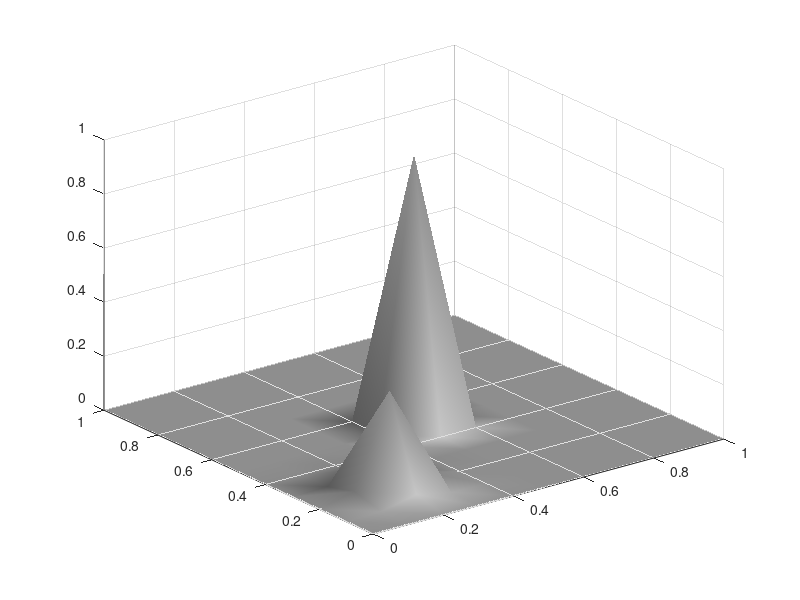
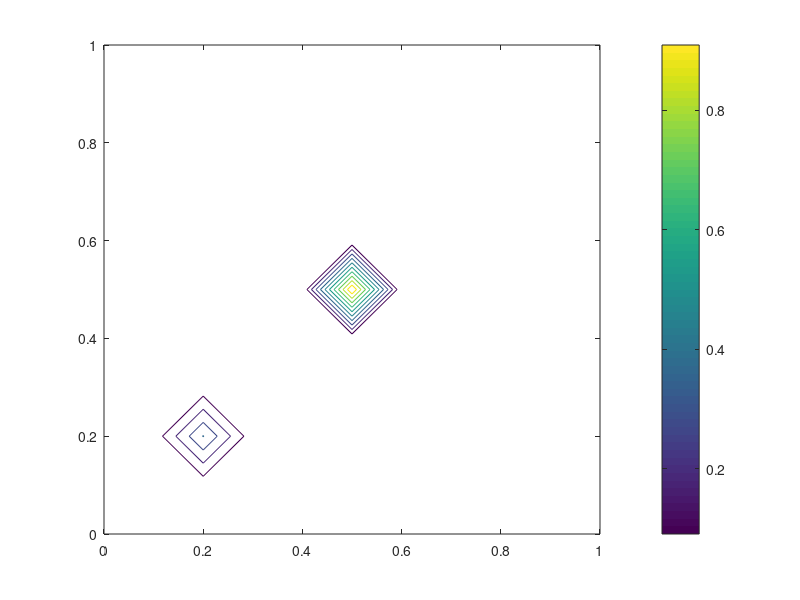

MATLAB code to generate these figures, in order:
%% Clear

clc
clear
%close all

%% Init

dimension = 2;

nGaussian = 2;

upper = 1;

lower = 0;

globalvalue = 1;

ratio = 0.9;


%% Generate rotation matrix

e=diag(ones(1,dimension));   % unit diagonal matrix

%%
rotation = cell(nGaussian);
for i=1:nGaussian
    
   rotation{i}=e;            % initial rotation matrix for each Gaussian
   
end

%%

for i=1:nGaussian            

  for j=1:dimension-1        % totally n(n-1)/2 rotation matrice
      
      for k=j+1:dimension
          
        r=e;
        
        alpha=rand*pi/2-pi/4;% random rotation angle [-pi/4,pi/4]
        
        r(j,j)=cos(alpha);
        r(j,k)=sin(alpha);
        r(k,j)=-sin(alpha);
        r(k,k)=cos(alpha);
    
        rotation{i}=rotation{i}*r;
    
     end
    
  end
  
end

%% Generate covariance matrix

variancerange=(upper-lower)/2000;   % this controls the range of variances

variance=rand(nGaussian,dimension)*variancerange;  % add 0.05 to avoid zero variance

variance = [0.0001; 0.001]

%%

for i=1:nGaussian

      covmatrix=diag(variance(i,:));
      covmatrix=rotation{i}'*covmatrix*rotation{i};
      covmatrix_inv{i}=inv(covmatrix);
      
end

%%

% Generate mean vectors randomly within [lower, upper]
meanvector=rand(nGaussian,dimension)*(upper-lower)+lower; 

meanvector = [0.5, 0.5; 0.2, 0.2]

% assign values to components
optimumvalue(1)=globalvalue;     % the first Gaussian is set to be the global optimum

% values of others are randomly generated within [0,globalvalue*ratio]
optimumvalue(2:nGaussian)=rand(1,nGaussian-1)*globalvalue*ratio;



%-----------------------------------------------------
%% plot

% upper,lower,N, what
N = 10;
what = 3;

inc=(upper-lower)/N;

x=lower:inc:upper;     %x coordinates
y=lower:inc:upper;     %y coordinates

d=length(y);

pos=zeros(d*d,2);      %(x,y)coordinates for all sampling points

%%

for i=1:d
    
    pos((i-1)*d+1:i*d,1)=x(i)*ones(d,1);
    
end

%%

pos(:,2)=repmat(y',d,1);


%--------------------------------------------
%%

nGaussian=size(meanvector,1);  % total number of components

[p,n]=size(pos);                 % p: number of individuals; n: dimensionality

tmp=zeros(nGaussian,p);


%% calculate the values generated by each component

for i=1:nGaussian              
    
    newx=pos-repmat(meanvector(i,:),p,1);
    
    z=(newx*covmatrix_inv{i}).*newx;
           
    tmp(i,:)=sum(z,2)';        
   
end

%%

% normalize
f=exp(-0.5*tmp/n);             % f is a nGaussian-by-p matrix

%%

optimumvalue


f=f.*repmat(optimumvalue',1,p);% multiply the peak value of each component

%%

components=f';                 % the value of each individual generated by each component

%%

fitnessvalue=max(f,[],1);      % choose the maximum values as the fitness values

%%

f = fitnessvalue;

%-------------------------------------

%%

z=vec2mat(f,d)';       %transform into a matrix

%%

if (what == 1 || what == 3)
    figure;
    display('a');
    colormap(gray);        %3D surface plot
    surfl(x,y,z);
    shading interp;
end

if (what > 1)
    figure;
    display('b');
    [C,H]=contour(x,y,z);  %2D contour plot
    colorbar;
end

